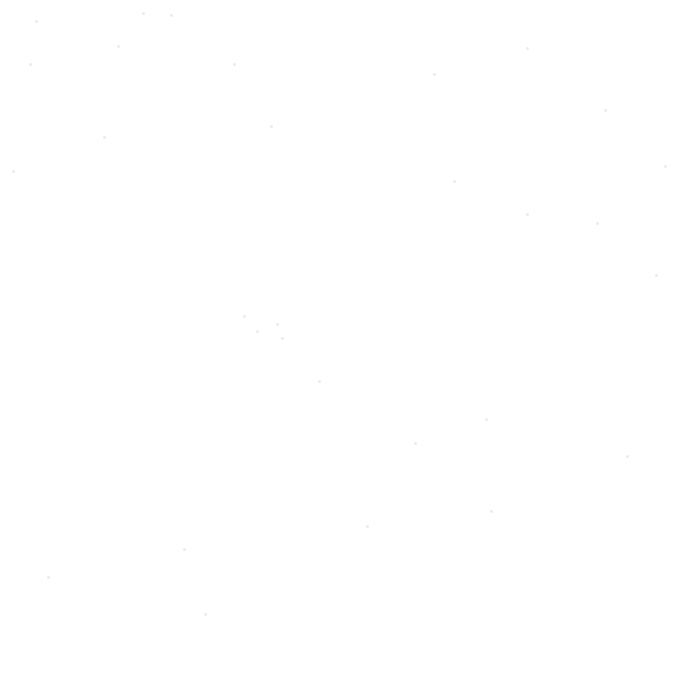
Frame 1 (no input)
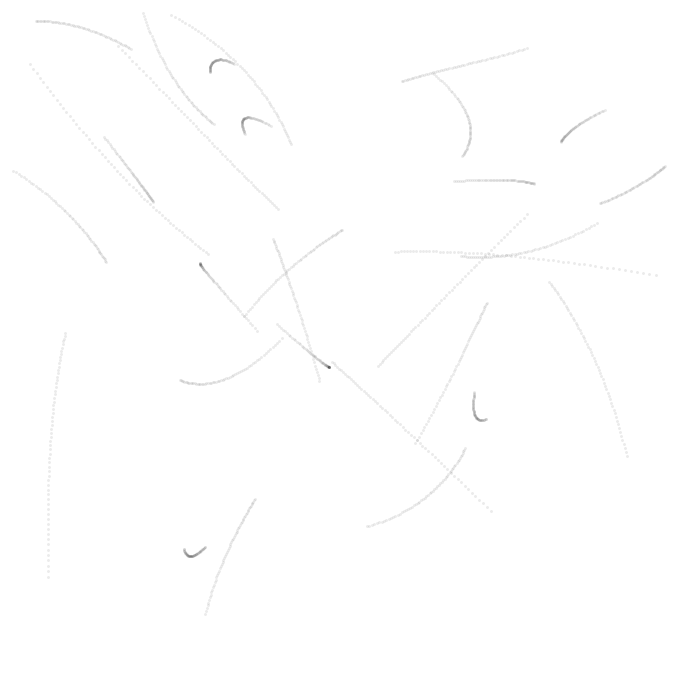
Frame 60 (the mouse pressed at the canvas centre just before this capture)
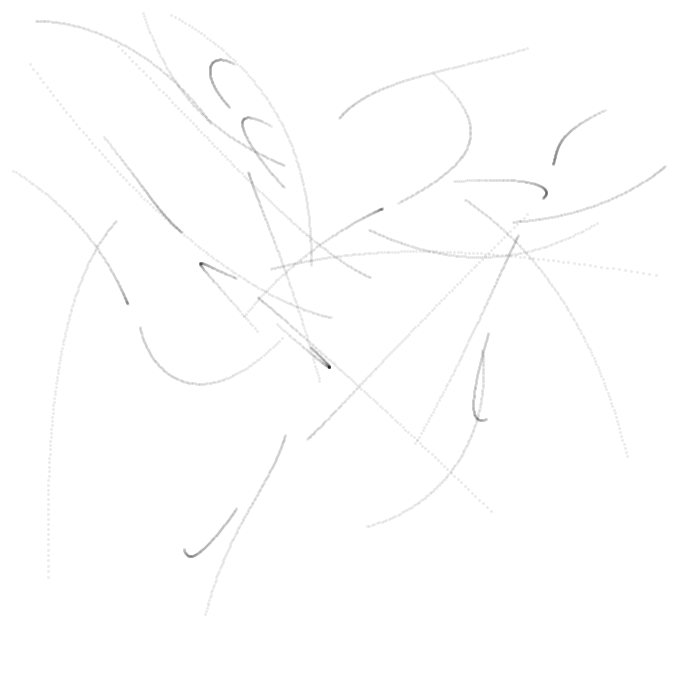
Frame 120 (the mouse held since frame 60 and released just before this capture)

The Processing sketch that drew these frames (run headless with seeded random() and noise(); from frame 60 on, the mouse is pressed at the canvas centre):

// Processing sketch: persecusion
// ── persecusion.pde
/**
 *     Persecusión de Puntos
 *     (introduccón a los arreglos)
 *     e[ad] Escuela de Arquitectura y Diseño PUCV
 *
 */

float[][] coords;   // arreglo bidimensional de coordenadas x e y
int numDots = 30;  // numero de puntos
float c = 0.01;     // constante de "suavizado" (ver abajo c´mo se utiliza)

void setup() {
  size(700, 700);

  coords = new float[numDots][2]; // inicializo el arrelgo


  for (int i = 0; i < numDots; i++) {
    // recorro el arreglo y asigno valores aleatorios
    coords[i][0] = random(width);   // [i][0] para los valores en x
    coords[i][1] = random(height);  // [i][1] para los valores en 7
  }

  background(255);
  strokeWeight(3);
}

void draw() {
  for (int i = 0; i < numDots; i++) {
    // para cada uno de los puntos (o valores del arreglo)...

    // defino al siguiente que es el actual (i)+1
    // este valor es modulado (%) por el total de puntos para no salirme del arreglo
    int next = (i + 1) % numDots; 

    // calculo la diferencia en x e y entre el actual y el siguiente
    // y almaceno esos valores en difx, dify
    float difx = coords[i][0] - coords[next][0];
    float dify = coords[i][1] - coords[next][1];

    // ahora deino unas nuevas coordenadas que son:
    // las coordenadas actuales menos la diferencia ponderada por la constante c
    float nx = coords[i][0] -= difx * c;
    float ny = coords[i][1] -= dify * c;

    // dibujo un trazo entre la ubicaci´n actual y la siguiente
    stroke(0, 20);
    line(coords[i][0], coords[i][1], nx, ny);
  }
}

void keyPressed() {
  // si presiono 'r' hago un 'reset'
  if (key == 'r') {
    setup();
  }
  if (key == ' ') {
    // si preciono ESPACIO pongo un velo blanco sobre el dibujo
    noStroke();
    fill(255, 160);
    rect(0, 0, width, height);
    stroke(0, 60);
  }
}
